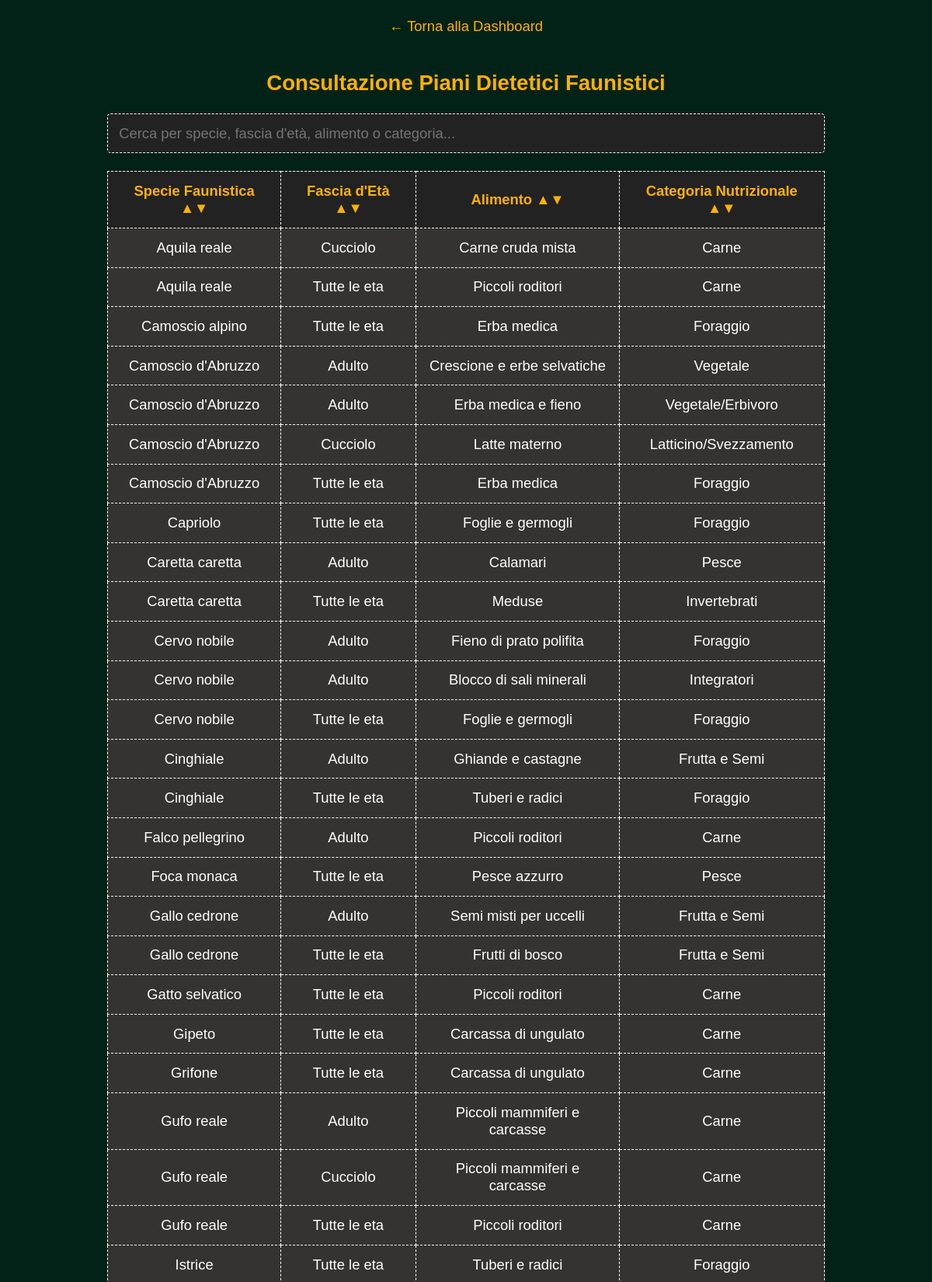
The app's page /PHP-HTML/consultazione_diete.php (signed in, upper part) with its own data.
### tables this page shows
CREATE TABLE `Dieta` (
  `Nome_Alimento` varchar(100) NOT NULL,
  `Nome_Specie_Fauna` varchar(100) NOT NULL,
  `Fascia_Eta` varchar(50) NOT NULL
);

CREATE TABLE `ALIMENTO` (
  `Nome_Alimento` varchar(100) NOT NULL,
  `Categoria` varchar(50) NOT NULL
);

### PHP-HTML/consultazione_diete.php (the view, shortened to what this page needs)
<?php
$servername = "localhost";
$username_db = "root";
$password_db = "";
$dbname = "parchi_naturali";
$conn = mysqli_connect($servername, $username_db, $password_db, $dbname);
?>
<!DOCTYPE html>
<html lang="it">
<head>
</head>
<body>
    <a href="dashboard.php" class="back-link">&larr; Torna alla Dashboard</a>
    <h2>Consultazione Piani Dietetici Faunistici</h2>
    <div class="search-container">
        <input type="text" id="searchBar" onkeyup="filterTable()"
            placeholder="Cerca per specie, fascia d'età, alimento o categoria...">
    </div>
    <table>
        <thead>
            <tr>
                <th onclick="sortTable(0)" style="cursor: pointer;" title="Ordina per Specie">Specie Faunistica
                    &#9650;&#9660;</th>
                <th onclick="sortTable(1)" style="cursor: pointer;" title="Ordina per Fascia d'Età">Fascia d'Età
                    &#9650;&#9660;</th>
                <th onclick="sortTable(2)" style="cursor: pointer;" title="Ordina per Alimento">Alimento
                    &#9650;&#9660;</th>
                <th onclick="sortTable(3)" style="cursor: pointer;" title="Ordina per Categoria">Categoria Nutrizionale
                    &#9650;&#9660;</th>
            </tr>
        </thead>
        <tbody>
            <?php
            $query = "SELECT D.Nome_Specie_Fauna, D.Fascia_Eta, A.Nome_Alimento, A.Categoria
                      FROM Dieta D
                      JOIN ALIMENTO A ON D.Nome_Alimento = A.Nome_Alimento
                      ORDER BY D.Nome_Specie_Fauna ASC, D.Fascia_Eta ASC, A.Categoria ASC";
            $result = mysqli_query($conn, $query);
            if (mysqli_num_rows($result) > 0) {
                while ($row = mysqli_fetch_assoc($result)) {
                    echo "<tr>";
                    echo "<td>" . htmlspecialchars($row['Nome_Specie_Fauna']) . "</td>";
                    echo "<td>" . htmlspecialchars($row['Fascia_Eta']) . "</td>";
                    echo "<td>" . htmlspecialchars($row['Nome_Alimento']) . "</td>";
                    echo "<td>" . htmlspecialchars($row['Categoria']) . "</td>";
                    echo "</tr>";
                }
            } else {
                echo "<tr><td colspan='4'>Nessun piano dietetico registrato nel database.</td></tr>";
            }
            ?>
        </tbody>
    </table>
</body>
</html>

### PHP-HTML/consultazione_diete.php (style rules this page uses)
body { zoom: 1.15; background-color: #032217; color: #ffffff; text-align: center; font-family: 'font', Arial, sans-serif; margin: 0; padding: 20px; }
h2 { color: #FFB100; }
.back-link { color: #FFB100; text-decoration: none; display: inline-block; margin-bottom: 20px; }
.search-container { width: 80%; margin: 10px auto 20px auto; text-align: left; }
#searchBar { width: 100%; padding: 12px; font-size: 16px; background-color: #222; color: white; border: 1px dashed white; border-radius: 4px; box-sizing: border-box; font-family: 'font', Arial, sans-serif; }
table { width: 80%; margin: 20px auto; border-collapse: collapse; background-color: #343331; }
th, td { border: 1px dashed white; padding: 12px; text-align: center; }
th { color: #FFB100; background-color: #222; }

### records on screen
dieta: Nome_Specie_Fauna "Aquila reale", Fascia_Eta "Cucciolo", Nome_Alimento.Nome_Alimento "Carne cruda mista", Nome_Alimento.Categoria "Carne"
dieta: Nome_Specie_Fauna "Aquila reale", Fascia_Eta "Tutte le eta", Nome_Alimento.Nome_Alimento "Piccoli roditori", Nome_Alimento.Categoria "Carne"
dieta: Nome_Specie_Fauna "Camoscio alpino", Fascia_Eta "Tutte le eta", Nome_Alimento.Nome_Alimento "Erba medica", Nome_Alimento.Categoria "Foraggio"
dieta: Nome_Specie_Fauna "Camoscio d'Abruzzo", Fascia_Eta "Adulto", Nome_Alimento.Nome_Alimento "Crescione e erbe selvatiche", Nome_Alimento.Categoria "Vegetale"
dieta: Nome_Specie_Fauna "Camoscio d'Abruzzo", Fascia_Eta "Adulto", Nome_Alimento.Nome_Alimento "Erba medica e fieno", Nome_Alimento.Categoria "Vegetale/Erbivoro"
dieta: Nome_Specie_Fauna "Camoscio d'Abruzzo", Fascia_Eta "Cucciolo", Nome_Alimento.Nome_Alimento "Latte materno", Nome_Alimento.Categoria "Latticino/Svezzamento"
dieta: Nome_Specie_Fauna "Camoscio d'Abruzzo", Fascia_Eta "Tutte le eta", Nome_Alimento.Nome_Alimento "Erba medica", Nome_Alimento.Categoria "Foraggio"
dieta: Nome_Specie_Fauna "Capriolo", Fascia_Eta "Tutte le eta", Nome_Alimento.Nome_Alimento "Foglie e germogli", Nome_Alimento.Categoria "Foraggio"
dieta: Nome_Specie_Fauna "Caretta caretta", Fascia_Eta "Adulto", Nome_Alimento.Nome_Alimento "Calamari", Nome_Alimento.Categoria "Pesce"
dieta: Nome_Specie_Fauna "Caretta caretta", Fascia_Eta "Tutte le eta", Nome_Alimento.Nome_Alimento "Meduse", Nome_Alimento.Categoria "Invertebrati"
dieta: Nome_Specie_Fauna "Cervo nobile", Fascia_Eta "Adulto", Nome_Alimento.Nome_Alimento "Fieno di prato polifita", Nome_Alimento.Categoria "Foraggio"
dieta: Nome_Specie_Fauna "Cervo nobile", Fascia_Eta "Adulto", Nome_Alimento.Nome_Alimento "Blocco di sali minerali", Nome_Alimento.Categoria "Integratori"
dieta: Nome_Specie_Fauna "Cervo nobile", Fascia_Eta "Tutte le eta", Nome_Alimento.Nome_Alimento "Foglie e germogli", Nome_Alimento.Categoria "Foraggio"
dieta: Nome_Specie_Fauna "Cinghiale", Fascia_Eta "Adulto", Nome_Alimento.Nome_Alimento "Ghiande e castagne", Nome_Alimento.Categoria "Frutta e Semi"
dieta: Nome_Specie_Fauna "Cinghiale", Fascia_Eta "Tutte le eta", Nome_Alimento.Nome_Alimento "Tuberi e radici", Nome_Alimento.Categoria "Foraggio"
dieta: Nome_Specie_Fauna "Falco pellegrino", Fascia_Eta "Adulto", Nome_Alimento.Nome_Alimento "Piccoli roditori", Nome_Alimento.Categoria "Carne"
dieta: Nome_Specie_Fauna "Foca monaca", Fascia_Eta "Tutte le eta", Nome_Alimento.Nome_Alimento "Pesce azzurro", Nome_Alimento.Categoria "Pesce"
dieta: Nome_Specie_Fauna "Gallo cedrone", Fascia_Eta "Adulto", Nome_Alimento.Nome_Alimento "Semi misti per uccelli", Nome_Alimento.Categoria "Frutta e Semi"
dieta: Nome_Specie_Fauna "Gallo cedrone", Fascia_Eta "Tutte le eta", Nome_Alimento.Nome_Alimento "Frutti di bosco", Nome_Alimento.Categoria "Frutta e Semi"
dieta: Nome_Specie_Fauna "Gatto selvatico", Fascia_Eta "Tutte le eta", Nome_Alimento.Nome_Alimento "Piccoli roditori", Nome_Alimento.Categoria "Carne"
dieta: Nome_Specie_Fauna "Gipeto", Fascia_Eta "Tutte le eta", Nome_Alimento.Nome_Alimento "Carcassa di ungulato", Nome_Alimento.Categoria "Carne"
dieta: Nome_Specie_Fauna "Grifone", Fascia_Eta "Tutte le eta", Nome_Alimento.Nome_Alimento "Carcassa di ungulato", Nome_Alimento.Categoria "Carne"
dieta: Nome_Specie_Fauna "Gufo reale", Fascia_Eta "Adulto", Nome_Alimento.Nome_Alimento "Piccoli mammiferi e carcasse", Nome_Alimento.Categoria "Carne"
dieta: Nome_Specie_Fauna "Gufo reale", Fascia_Eta "Cucciolo", Nome_Alimento.Nome_Alimento "Piccoli mammiferi e carcasse", Nome_Alimento.Categoria "Carne"
dieta: Nome_Specie_Fauna "Gufo reale", Fascia_Eta "Tutte le eta", Nome_Alimento.Nome_Alimento "Piccoli roditori", Nome_Alimento.Categoria "Carne"
dieta: Nome_Specie_Fauna "Istrice", Fascia_Eta "Tutte le eta", Nome_Alimento.Nome_Alimento "Tuberi e radici", Nome_Alimento.Categoria "Foraggio"
